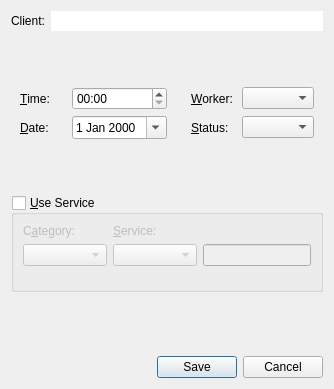
<?xml version="1.0" encoding="UTF-8"?>
<ui version="4.0">
 <class>RecordDialog</class>
 <widget class="QDialog" name="RecordDialog">
  <property name="geometry">
   <rect>
    <x>0</x>
    <y>0</y>
    <width>334</width>
    <height>389</height>
   </rect>
  </property>
  <property name="windowTitle">
   <string>Record</string>
  </property>
  <layout class="QGridLayout" name="gridLayout">
   <item row="0" column="0" colspan="2">
    <layout class="QHBoxLayout" name="horizontalLayout">
     <item>
      <widget class="QLabel" name="lblCln">
       <property name="text">
        <string>Client:</string>
       </property>
      </widget>
     </item>
     <item>
      <widget class="QLineEdit" name="lEditCln">
       <property name="frame">
        <bool>false</bool>
       </property>
       <property name="readOnly">
        <bool>true</bool>
       </property>
      </widget>
     </item>
    </layout>
   </item>
   <item row="1" column="0">
    <spacer name="verticalSpacer_3">
     <property name="orientation">
      <enum>Qt::Vertical</enum>
     </property>
     <property name="sizeType">
      <enum>QSizePolicy::Expanding</enum>
     </property>
     <property name="sizeHint" stdset="0">
      <size>
       <width>20</width>
       <height>34</height>
      </size>
     </property>
    </spacer>
   </item>
   <item row="2" column="0" colspan="2">
    <widget class="QFrame" name="frame">
     <property name="frameShape">
      <enum>QFrame::NoFrame</enum>
     </property>
     <property name="frameShadow">
      <enum>QFrame::Raised</enum>
     </property>
     <layout class="QGridLayout" name="gridLayout_2">
      <item row="0" column="0">
       <widget class="QLabel" name="lblTime">
        <property name="text">
         <string>&amp;Time:</string>
        </property>
        <property name="buddy">
         <cstring>timeEdit</cstring>
        </property>
       </widget>
      </item>
      <item row="0" column="1">
       <widget class="QTimeEdit" name="timeEdit">
        <property name="displayFormat">
         <string>HH:mm</string>
        </property>
       </widget>
      </item>
      <item row="0" column="2" rowspan="2">
       <spacer name="horizontalSpacer">
        <property name="orientation">
         <enum>Qt::Horizontal</enum>
        </property>
        <property name="sizeType">
         <enum>QSizePolicy::Preferred</enum>
        </property>
        <property name="sizeHint" stdset="0">
         <size>
          <width>18</width>
          <height>38</height>
         </size>
        </property>
       </spacer>
      </item>
      <item row="0" column="3">
       <widget class="QLabel" name="lblWorker">
        <property name="text">
         <string>&amp;Worker:</string>
        </property>
        <property name="buddy">
         <cstring>cBoxWorker</cstring>
        </property>
       </widget>
      </item>
      <item row="0" column="4">
       <widget class="QComboBox" name="cBoxWorker"/>
      </item>
      <item row="1" column="0">
       <widget class="QLabel" name="lblDate">
        <property name="text">
         <string>&amp;Date:</string>
        </property>
        <property name="buddy">
         <cstring>dateEdit</cstring>
        </property>
       </widget>
      </item>
      <item row="1" column="1">
       <widget class="QDateEdit" name="dateEdit">
        <property name="sizePolicy">
         <sizepolicy hsizetype="Preferred" vsizetype="Fixed">
          <horstretch>0</horstretch>
          <verstretch>0</verstretch>
         </sizepolicy>
        </property>
        <property name="minimumDate">
         <date>
          <year>2000</year>
          <month>1</month>
          <day>1</day>
         </date>
        </property>
        <property name="calendarPopup">
         <bool>true</bool>
        </property>
        <property name="date">
         <date>
          <year>2000</year>
          <month>1</month>
          <day>1</day>
         </date>
        </property>
       </widget>
      </item>
      <item row="1" column="3">
       <widget class="QLabel" name="lblStatus">
        <property name="text">
         <string>&amp;Status:</string>
        </property>
        <property name="buddy">
         <cstring>cBoxStatus</cstring>
        </property>
       </widget>
      </item>
      <item row="1" column="4">
       <widget class="QComboBox" name="cBoxStatus"/>
      </item>
     </layout>
    </widget>
   </item>
   <item row="3" column="1">
    <spacer name="verticalSpacer_4">
     <property name="orientation">
      <enum>Qt::Vertical</enum>
     </property>
     <property name="sizeType">
      <enum>QSizePolicy::Expanding</enum>
     </property>
     <property name="sizeHint" stdset="0">
      <size>
       <width>20</width>
       <height>23</height>
      </size>
     </property>
    </spacer>
   </item>
   <item row="4" column="0" colspan="2">
    <widget class="QGroupBox" name="gBoxService">
     <property name="title">
      <string>&amp;Use Service</string>
     </property>
     <property name="flat">
      <bool>false</bool>
     </property>
     <property name="checkable">
      <bool>true</bool>
     </property>
     <property name="checked">
      <bool>false</bool>
     </property>
     <layout class="QGridLayout" name="gridLayout_3">
      <item row="0" column="0">
       <widget class="QLabel" name="lblCateg">
        <property name="text">
         <string>C&amp;ategory:</string>
        </property>
        <property name="buddy">
         <cstring>cBoxCateg</cstring>
        </property>
       </widget>
      </item>
      <item row="0" column="1">
       <widget class="QLabel" name="lblService">
        <property name="text">
         <string>&amp;Service:</string>
        </property>
        <property name="buddy">
         <cstring>cBoxServ</cstring>
        </property>
       </widget>
      </item>
      <item row="1" column="0">
       <widget class="QComboBox" name="cBoxCateg"/>
      </item>
      <item row="1" column="1">
       <widget class="QComboBox" name="cBoxServ"/>
      </item>
      <item row="1" column="2">
       <widget class="QLineEdit" name="lEditColor">
        <property name="sizePolicy">
         <sizepolicy hsizetype="Preferred" vsizetype="Fixed">
          <horstretch>0</horstretch>
          <verstretch>0</verstretch>
         </sizepolicy>
        </property>
       </widget>
      </item>
      <item row="2" column="0" colspan="3">
       <spacer name="verticalSpacer_5">
        <property name="orientation">
         <enum>Qt::Vertical</enum>
        </property>
        <property name="sizeHint" stdset="0">
         <size>
          <width>258</width>
          <height>14</height>
         </size>
        </property>
       </spacer>
      </item>
     </layout>
    </widget>
   </item>
   <item row="5" column="0">
    <spacer name="verticalSpacer_2">
     <property name="orientation">
      <enum>Qt::Vertical</enum>
     </property>
     <property name="sizeType">
      <enum>QSizePolicy::Expanding</enum>
     </property>
     <property name="sizeHint" stdset="0">
      <size>
       <width>20</width>
       <height>19</height>
      </size>
     </property>
    </spacer>
   </item>
   <item row="6" column="1">
    <spacer name="verticalSpacer">
     <property name="orientation">
      <enum>Qt::Vertical</enum>
     </property>
     <property name="sizeType">
      <enum>QSizePolicy::Fixed</enum>
     </property>
     <property name="sizeHint" stdset="0">
      <size>
       <width>20</width>
       <height>17</height>
      </size>
     </property>
    </spacer>
   </item>
   <item row="7" column="0" colspan="2">
    <widget class="QDialogButtonBox" name="buttonBox">
     <property name="standardButtons">
      <set>QDialogButtonBox::Cancel|QDialogButtonBox::Save</set>
     </property>
    </widget>
   </item>
  </layout>
 </widget>
 <resources/>
 <connections/>
</ui>
